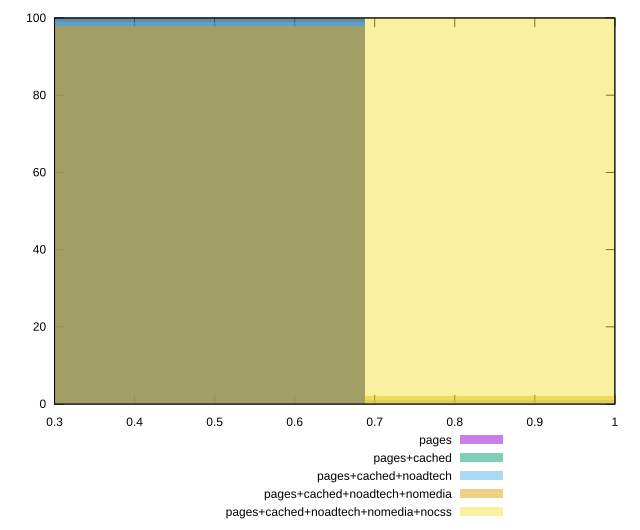

Recreate this plot in gnuplot.
reset

$pages <<EOF
0.45893293222946846 100
EOF

$pagesCached <<EOF
0.45893293222946846 100
EOF

$pagesCachedNoadtech <<EOF
0.45893293222946846 99
0.9178658644589369 1
EOF

$pagesCachedNoadtechNomedia <<EOF
0.45893293222946846 98
0.9178658644589369 2
EOF

$pagesCachedNoadtechNomediaNocss <<EOF
0.9178658644589369 100
EOF

set key outside below
set boxwidth 0.45893293222946846
set xrange [0.3:1]
set yrange [0:100]
set trange [0:100]
set style fill transparent solid 0.5 noborder
set terminal svg size 640, 530 enhanced background rgb 'white'
set output "report_00015_2021-02-09T16-11-33.973Z/render-blocking-resources/comparison/histogram/all_score.svg"

plot $pages title "pages" with boxes, \
     $pagesCached title "pages+cached" with boxes, \
     $pagesCachedNoadtech title "pages+cached+noadtech" with boxes, \
     $pagesCachedNoadtechNomedia title "pages+cached+noadtech+nomedia" with boxes, \
     $pagesCachedNoadtechNomediaNocss title "pages+cached+noadtech+nomedia+nocss" with boxes

reset
